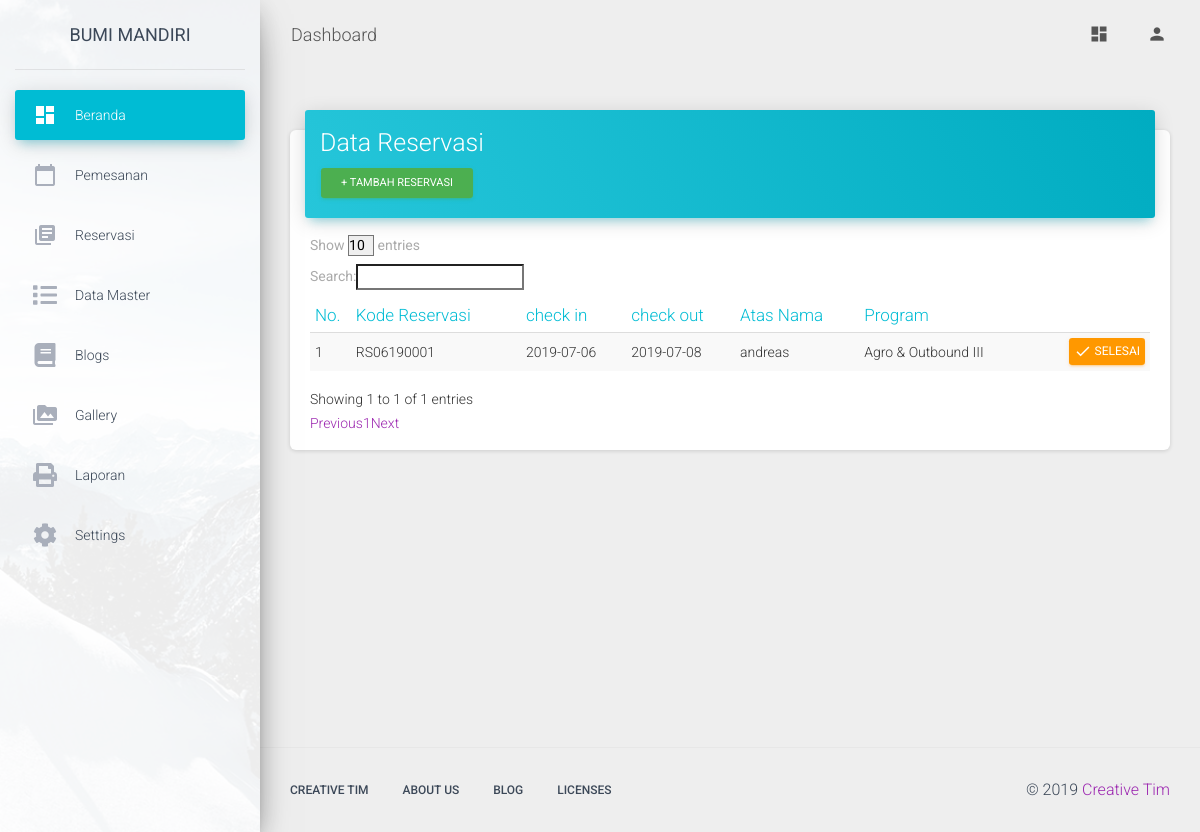
The page /index.php/admin/reservasi on the database its author committed.
### tables this page shows
CREATE TABLE IF NOT EXISTS `paket_riwayat` (
  `id` int(11) NOT NULL AUTO_INCREMENT,
  `check_in` date NOT NULL,
  `check_out` date NOT NULL,
  `reservasi_id` int(11) NOT NULL,
  `paket_program_id` int(11) NOT NULL,
  `pelanggan_id` int(11) NOT NULL,
  PRIMARY KEY (`id`)
);

CREATE TABLE IF NOT EXISTS `reservasi` (
  `id` int(11) NOT NULL AUTO_INCREMENT,
  `kode_reservasi` char(20) NOT NULL,
  `tgl_masuk` date NOT NULL,
  `tgl_keluar` date NOT NULL,
  `paket_program_id` int(11) NOT NULL,
  `pembayaran` varchar(8) NOT NULL,
  `id_pelanggan` int(11) NOT NULL,
  `bukti` varchar(100) NOT NULL,
  PRIMARY KEY (`id`),
  KEY `kode_reservasi` (`kode_reservasi`)
);

CREATE TABLE IF NOT EXISTS `pelanggan` (
  `id` int(11) NOT NULL,
  `nama_depan` varchar(80) NOT NULL,
  `nama_belakang` varchar(80) NOT NULL,
  `email` varchar(80) NOT NULL,
  `username` varchar(80) NOT NULL,
  `password` char(60) NOT NULL,
  `tgl_reg` date NOT NULL,
  PRIMARY KEY (`id`)
);

CREATE TABLE IF NOT EXISTS `paket_program` (
  `id` int(11) NOT NULL AUTO_INCREMENT,
  `nama_program` varchar(30) NOT NULL,
  `fasilitas` varchar(100) NOT NULL,
  `konsumsi` varchar(80) NOT NULL,
  `lama_kegiatan` varchar(20) NOT NULL,
  `jumlah_hari` int(11) NOT NULL,
  `harga` int(11) NOT NULL,
  `status` int(11) NOT NULL,
  `paket_jenis_id` int(11) NOT NULL,
  PRIMARY KEY (`id`)
);

### application/controllers/Admin.php (called while the page is built, shortened)
<?php
class Admin extends CI_Controller {
	function __construct(){
		$this->load->helper('url');
		$this->load->model('Admin_model');
		$this->load->model('Paket_model');
		$this->load->model('Reservasi_model');
		$this->load->model('Pemesanan');
	}
	public function reservasi()
	{
		$data=array('res'=>$this->Reservasi_model->get_reservasi_proses());
		$this->load->view('admin/template/head');
		$this->load->view('admin/template/sidebar');
		$this->load->view('admin/reservasi', $data);
		$this->load->view('admin/template/foot');
	}
}

### index.php (called while the page is built, shortened)
<?php
require_once BASEPATH.'core/CodeIgniter.php';

### application/models/Reservasi_model.php (called while the page is built, shortened)
<?php
class Reservasi_model extends CI_Model {
	function get_reservasi_proses(){
		$result=$this->db->query("SELECT reservasi.kode_reservasi, pelanggan.nama_depan, paket_program.nama_program, paket_riwayat.check_in, paket_riwayat.check_out FROM ((paket_riwayat INNER JOIN reservasi ON reservasi.id=paket_riwayat.reservasi_id)INNER JOIN paket_program ON paket_riwayat.paket_program_id=paket_program.id)INNER JOIN pelanggan ON pelanggan.id=paket_riwayat.pelanggan_id;");
        return $result;
	}
}

### application/views/admin/reservasi.php (the view, shortened to what this page needs)
<!DOCTYPE html>
<html lang="en">
    <div class="main-panel">
      <nav class="navbar navbar-expand-lg navbar-transparent navbar-absolute fixed-top ">
        <div class="container-fluid">
          <div class="navbar-wrapper">
            <a class="navbar-brand" href="#pablo">Dashboard</a>
          </div>
          <div class="collapse navbar-collapse justify-content-end">
            <ul class="navbar-nav">
              <li class="nav-item">
                <a class="nav-link" href="#pablo">
                  <i class="material-icons">dashboard</i>
                </a>
              </li>
              <li class="nav-item dropdown">
                <a class="nav-link" href="#pablo" id="navbarDropdownProfile" data-toggle="dropdown" aria-haspopup="true" aria-expanded="false">
                  <i class="material-icons">person</i>
                </a>
              </li>
            </ul>
          </div>
        </div>
      </nav>
      <div class="content">
        <div class="container-fluid">
          <div class="">
              <div class="card">
                <div class="card-header card-header-info">
                  <h3 class="card-title">Data Reservasi</h3>
                  <button type="button" class="btn btn-success btn-sm">+ Tambah Reservasi</button>
                </div>
                <div class="card-body table-responsive">
                  <table id="myTable" class="table table-hover  table-striped">
                    <thead class="text-info">
                      <th>No.</th>
                      <th>Kode Reservasi</th>
                      <th>check in</th>
                      <th>check out</th>
                      <th>Atas Nama</th>
                      <th>Program</th>
                      <th></th>
                    </thead>
                    <tbody><?php $no=1; ?><?php foreach ($res->result() as $post): ?>
                      <tr>
                        <td><?php echo $no++; ?></td>
                        <td><?php echo $post->kode_reservasi  ?></td>
                        <td><?php echo $post->check_in  ?></td>
                        <td><?php echo $post->check_out  ?></td>
                        <td><?php echo $post->nama_depan  ?></td>
                        <td><?php echo $post->nama_program  ?></td>
                        <td class="td-actions text-right">
                              <button type="button" rel="tooltip" title="Konfirmasi" class="btn btn-warning">
                                <i class="material-icons">done</i> Selesai
                              </button>
                            </td>
                      </tr>
                    <?php endforeach; ?></tbody>
                  </table>
                </div>
              </div>
            </div>
        </div>
      </div>
      <footer class="footer">
        <div class="container-fluid">
          <nav class="float-left">
            <ul>
              <li>
                <a href="https://www.creative-tim.com">
                  Creative Tim
                </a>
              </li>
              <li>
                <a href="https://creative-tim.com/presentation">
                  About Us
                </a>
              </li>
              <li>
                <a href="http://blog.creative-tim.com">
                  Blog
                </a>
              </li>
              <li>
                <a href="https://www.creative-tim.com/license">
                  Licenses
                </a>
              </li>
            </ul>
          </nav>
          <div class="copyright float-right">
            &copy;
            <a href="https://www.creative-tim.com" target="_blank">Creative Tim</a>
          </div>
        </div>
      </footer>
    </div>
  </div>

### rows shown on the page
paket_riwayat: reservasi.kode_reservasi "RS06190001", check_in "2019-07-06", check_out "2019-07-08", pelanggan.nama_depan "andreas", paket_program.nama_program "Agro & Outbound III"
